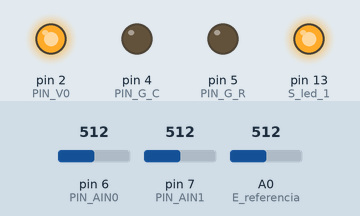
This sketch was run on a simulated Arduino Uno, built with avr-gcc and run on an emulated ATmega328P. On the bench: output pins drawn as LEDs (lit = HIGH). The test bench sets the inputs (shaded band); at power-on: pin 6 (PIN_AIN0) = 512, pin 7 (PIN_AIN1) = 512, A0 (E_referencia) = 512. Pins used as bus, display or sensor lines are not drawn.

Above: at 0.1 s.
Timing chart, 0 to 1.6 s (numbered marks = the images above):
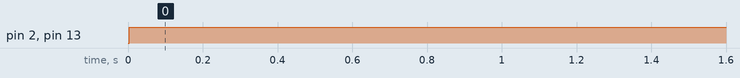

Measured:
- by itself, pin 2 (PIN_V0), pin 13 (S_led_1): LOW → HIGH at 0.00 s

The sketch:

medidorConductividadCapacitivo.ino
```cpp
/*****************************************

  medidor de la conductividad del suelo con sonda capacitiva
  v_1.0-20130304

  este es un algoritmo para medir condensadores de pequeño valor
  se basa en cargar Cx y transferir a C1 hasta llegar a Vh
  y luego medir el tiempo de descarga de C1+Cx en R1
  si C1>>Cx podemos calcular aproximadamente Cx y C1 :

  constantes que dependen del sistema:
  unidad de tiempo de descarga en R1 definido en inicializar_TCNT1()
  dT_us=0.5 us
  B1=ln(Vc/(Vc-Vh))
  B2=dT_us/(R1*ln(Vh/Vl))

  a partir de las medidas:
  C1=B2*D_media
  Cx=C1*(B1/C_T_media)

  medidas:
  la sonda son 2 trozos de cable de 7cm y 2mm de sección
  con su aislante y sellados por el extremo libre
  (yo lo he hecho con pegamento imedio!)

  para medir pequeños condensadores es muy eficiente, y con la
  sonda en el aire sólo acercarla a una parte metálica o
  acercarle la mano ya se nota la diferencia de lectura (se
  puede usar como detector de proximidad)

  cuando se mete en el agua el cálculo ya no vale, ya que no se
  tiene en cuenta que el nuevo aislante no tiene una resistencia
  "infinita" como podríamos suponer del aire, sino que tiene una
  resistencia en paralelo y además influye el aislante del cable,
  en mi caso PVC de K=3
  cuando el aislante era aire, la inflencia del PVC es muy
  pequeña, pero con un aislante con K>>3 ya tiene efecto

  si aumenta la capacidad, el número de carga-transfer necesario
  disminuye (mas carga Q en cada ciclo y se llega antes
  al límite Vh), pero la resistividad del aislante disminuye
  y hay una parte de la carga que se va y a partir de un cierto
  valor vuelve a necesitar más ciclos para llegar al Vh
  en realidad lo que medimos es la transferencia de una carga Q
  mediante la impedancia de carga Cx||Rx

  tengo que analizar mejor el sistema para ver si puedo sacar
  unas ecuaciones guapas
  las que hay puestas son las que se usarían para medir condensadores
  cerámicos normales en la zona de pF/nF.

  algunos datos que he medido:
   sin sonda mide 49.57pF (capacidades parásitas del montaje)

   con sonda al aire C_T=38842 -> 76pF

   sonda en agua del grifo C_T=34046  -> 86pF

   sonda en agua con sal C_T=35150 -> 84pF
   hay que compensar las fugas por lo que hay que hacer más ciclos

******************************************/

// terminales del ARDUINO-UNO que utilizo en este programa
// según el esquema medidorConductividadCapacitivo.sch

// anular pull-ups
#define  PUD            4
#define  PULL_UPS_OFF   bitSet(MCUCR,PUD)
#define  PULL_UPS_ON    bitClear(MCUCR,PUD)

// el PIN-8 es el B0 del port B
#define  PIN_Vc         0
#define  Vc_OUT         bitSet(DDRB,PIN_Vc)
#define  Vc_FLOAT       bitClear(DDRB,PIN_Vc)
#define  Vc_HIGH        bitSet(PORTB,PIN_Vc)
#define  Vc_LOW         bitClear(PORTB,PIN_Vc)

// poner R1 a GND
#define  PIN_G_R        5
#define  G_R_OUT        bitSet(DDRD,PIN_G_R)
#define  G_R_FLOAT      bitClear(DDRD,PIN_G_R)
#define  G_R_GND        bitClear(PORTD,PIN_G_R)

// poner C1 a GND
#define  PIN_G_C        4
#define  G_C_OUT        bitSet(DDRD,PIN_G_C)
#define  G_C_FLOAT      bitClear(DDRD,PIN_G_C)
#define  G_C_GND        bitClear(PORTD,PIN_G_C)

// pins del comparador
// AIN0 *
// AIN1 -
#define  PIN_AIN1      7
#define  PIN_AIN0      6

// activar el comparador
// AIN0 es entrada positiva
#define  ACTIVAR_COMPARADOR ACSR=0

// AIN1 es la entrada negativa
#define  ACME          6
#define  SET_AIN1      bitClear(ADCSRB,ACME)

#define  ACO           5
#define  COMPARADOR_ON bitRead(ACSR,ACO)

// referencia comparador
int  E_referencia      = A0;  // solo se usa al inicio, luego se anula
int  Ref_H;
int  Ref_L;

#define  PIN_V1        3
#define  V1_OUT        bitSet(DDRD,PIN_V1)
#define  V1_GND        bitClear(PORTD,PIN_V1)
#define  V1_Vc         bitSet(PORTD,PIN_V1)

#define  PIN_V0        2
#define  V0_OUT        bitSet(DDRD,PIN_V0)
#define  V0_GND        bitClear(PORTD,PIN_V0)
#define  V0_Vc         bitSet(PORTD,PIN_V0)

int  S_led_1            = 13;    // PB5 = led piloto

// almacen de medidas
#define  MAX_LECTURAS  10

unsigned long alm_C_T[MAX_LECTURAS];
unsigned long alm_D[MAX_LECTURAS];
unsigned long C_T_media;
unsigned long D_media;

// para calcular Cx

float dT_us=0.5;
float R1 = 2200.0;
float B_1;
float B_2;
float C1;

void setup()
{
  // port serie, del que solo se usa la salida
  Serial.begin(9600);
  // led auxiliar
  pinMode(S_led_1, OUTPUT);
  digitalWrite(S_led_1,LOW);
}

void loop() {
   int display=0;

   inicializar_TCNT1();
   calibrarComparador();
   ACTIVAR_COMPARADOR;
   SET_AIN1;
   while(true){
     digitalWrite(S_led_1,HIGH);
     medirCapacidad();
     digitalWrite(S_led_1,LOW);
     display++;
     if(display>10){
       digitalWrite(S_led_1,LOW);
       Serial.print("R_h="),
       Serial.println(Ref_H);
       Serial.print("R_l="),
       Serial.println(Ref_L);
       Serial.print("C_T="),
       Serial.println(C_T_media);
       Serial.print("D  ="),
       Serial.println(D_media);
       Serial.print("C1 ="),
       Serial.print(calcular_C1());
       Serial.println(" uF");
       Serial.print("Cx ="),
       Serial.print(calcular_Cx());
       Serial.println(" pF\n"),
       display=0;
     }
     espera_0_5us(10000);
   }
}

void inicializar_TCNT1(){

  TCCR1A=0;
  TCCR1B=2;    // cada unidad=16MHz/8=2MHz-> 0.5us
  // 1=clk 2=clk/8 3=clk/64 4=clk/256 5=clk/1024
  TCCR1C=0;
  TIFR1=0;
}

void espera_0_5us(unsigned int t){

  TCNT1=0;
  while(TCNT1 < t);
}

void calibrarComparador(){

  resetMedida();
  V1_Vc;
  V0_GND;
  espera_0_5us(100);
  Ref_H=analogRead(E_referencia);
  V1_GND;
  V0_Vc;
  espera_0_5us(100);
  Ref_L=analogRead(E_referencia);
  // calcular constantes de la medida
  B_1=log(1023.0/(1023.0-(float)Ref_H))*1e6;  // medir en pF
  B_2=dT_us/(R1*log((float)Ref_H/(float)Ref_L));
  resetMedida();
}

void guardar_medidas(unsigned long n_C_T,unsigned long n_D){
  int i;

  C_T_media=0L;
  D_media=0L;
  for(i=0;i<MAX_LECTURAS-1;i++){
    alm_C_T[i]=alm_C_T[i+1];
    C_T_media += alm_C_T[i];
    alm_D[i]=alm_D[i+1];
    D_media += alm_D[i];
  }
  alm_C_T[i]=n_C_T;
  C_T_media += n_C_T;
  C_T_media /= MAX_LECTURAS;
  alm_D[i]=n_D;
  D_media += n_D;
  D_media /= MAX_LECTURAS;
}

void medirCapacidad(){
  unsigned long n_C_T;
  unsigned long n_D;

  resetMedida();
  espera_0_5us(4000);
  n_C_T=carga_transfer();
  n_D=descarga();
  resetMedida();
  guardar_medidas(n_C_T,n_D);
}

void resetMedida(){

  PULL_UPS_OFF;
  Vc_LOW;
  Vc_OUT;
  G_R_GND;
  G_R_OUT;
  G_C_GND;
  G_C_OUT;
  V1_GND;
  V1_OUT;
  V0_GND;
  V0_OUT;
}

unsigned long carga_transfer(){
  unsigned long n;

  n=0L;
  Vc_HIGH;
  G_R_FLOAT;
  G_C_FLOAT;
  V1_Vc;
  V0_GND;
  while(true){
    Vc_OUT;                // carga Cx a Vc
    espera_0_5us(4);
    Vc_FLOAT;
    G_C_OUT;               // transfer de Cx a Ci
    espera_0_5us(4);
    n++;
    G_C_FLOAT;
    if(!COMPARADOR_ON)  break;  // hasta que llega a Vh
  }
  return n;
}

unsigned int descarga(){

  Vc_FLOAT;
  V1_GND;
  V0_Vc;
  G_C_OUT;
  G_R_OUT;
  TCNT1=0;
  while(true){
    if(COMPARADOR_ON)  break;  // descarga hasta que llega a Vl
  }
  return TCNT1;    // pulsos traanscurridos en la descarga
}

// calculo de las capacidades a partir de las lecturas
float calcular_C1(){

  C1=B_2*(float)D_media;
  return C1;
}

float calcular_Cx(){

  return (C1*B_1/(float)C_T_media);
}
```
